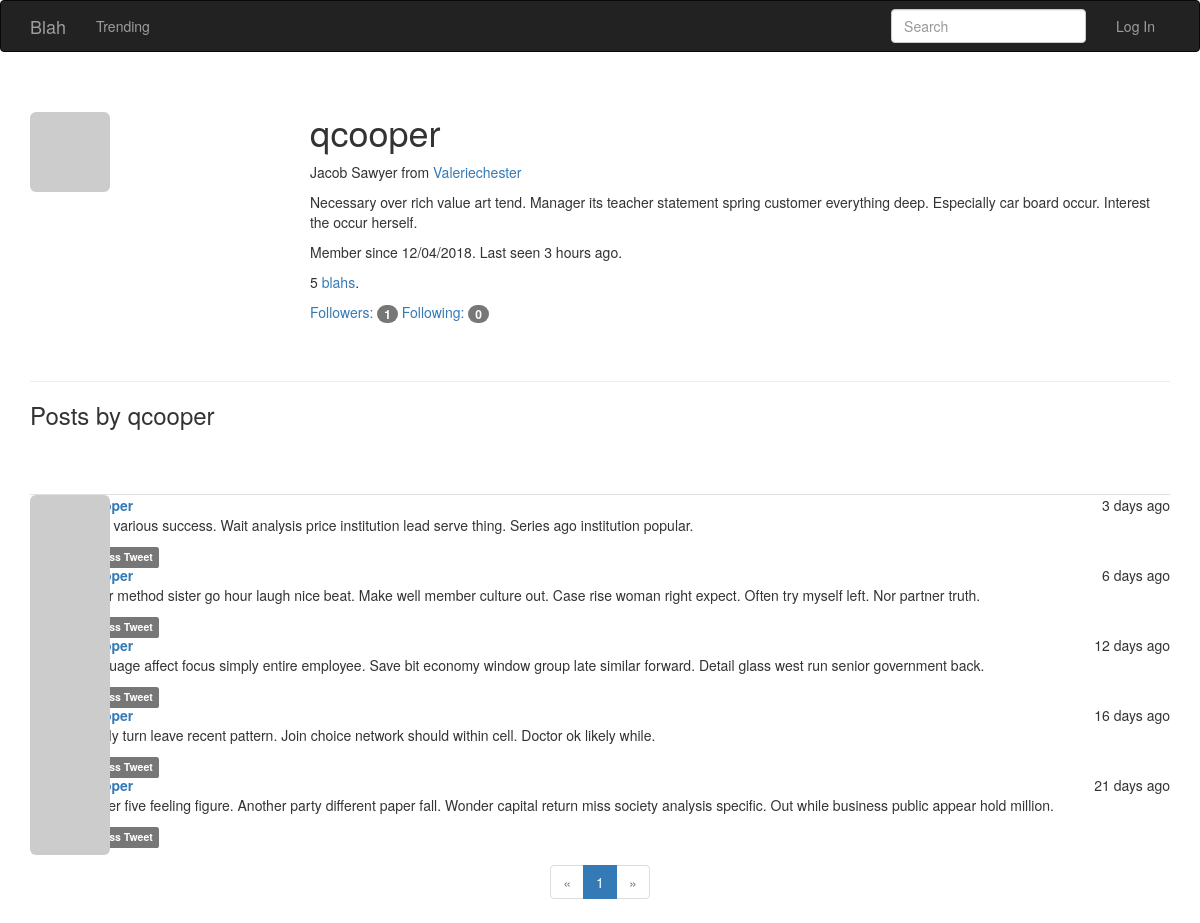
Screenshot of /user/qcooper with the database file from the repository.
### app/models.py (models this page shows, shortened)
class User(UserMixin, db.Model):
    __tablename__ = 'users'
    id = db.Column(db.Integer, primary_key=True)
    email = db.Column(db.String(64), unique=True, index=True)
    username = db.Column(db.String(64), unique=True, index=True)
    role_id = db.Column(db.Integer, db.ForeignKey('roles.id'))
    password_hash = db.Column(db.String(128))
    confirmed = db.Column(db.Boolean, default=False)
    name = db.Column(db.String(64))
    location = db.Column(db.String(64))
    about_me = db.Column(db.Text())
    member_since = db.Column(db.DateTime(), default=datetime.utcnow)
    last_seen = db.Column(db.DateTime(), default=datetime.utcnow)
    avatar_hash = db.Column(db.String(32))
    posts = db.relationship('Post', backref='author', lazy='dynamic')
    followed = db.relationship('Follow',
                               foreign_keys=[Follow.follower_id],
                               backref=db.backref('follower', lazy='joined'),
                               lazy='dynamic',
                               cascade='all, delete-orphan')
    followers = db.relationship('Follow',
                                foreign_keys=[Follow.followed_id],
                                backref=db.backref('followed', lazy='joined'),
                                lazy='dynamic',
                                cascade='all, delete-orphan')
    @property
    def password(self):
        raise AttributeError('Password is not a readable attribute')
    def gravatar(self, size=100, default='identicon', rating='g'):
        if request.is_secure:
            url = 'https://secure.gravatar.com/avatar'
        else:
            url = 'https://www.gravatar.com/avatar'
        hash = hashlib.md5(self.email.lower().encode('utf-8')).hexdigest()
        return '{url}/{hash}?s={size}&d={default}&r={rating}'.format(
            url=url, hash=hash, size=size, default=default, rating=rating)

class SearchableMixin(object):
    @classmethod
    def before_commit(cls, session):
        session._changes = {
            'add': list(session.new),
            'update': list(session.dirty),
            'delete': list(session.deleted)
        }
    @classmethod
    def after_commit(cls, session):
        for obj in session._changes['add']:
            if isinstance(obj, SearchableMixin):
                add_to_index(obj.__tablename__, obj)
        for obj in session._changes['update']:
            if isinstance(obj, SearchableMixin):
                add_to_index(obj.__tablename__, obj)
        for obj in session._changes['delete']:
            if isinstance(obj, SearchableMixin):
                remove_from_index(obj.__tablename__, obj)
        session._changes = None

class Post(SearchableMixin,db.Model):
    __searchable__ = ['body']
    __tablename__ = 'posts'
    id = db.Column(db.Integer, primary_key=True)
    body = db.Column(db.Text)
    body_html = db.Column(db.Text)
    timestamp = db.Column(db.DateTime, index=True, default=datetime.utcnow)
    author_id = db.Column(db.Integer, db.ForeignKey('users.id'))

### app/main/views.py (the view)
@main.route('/user/<username>')
def user(username):
    user = User.query.filter_by(username=username).first_or_404()
    if user is None:
            abort(404)
    page = request.args.get('page', 1, type=int)
    pagination = user.posts.order_by(Post.timestamp.desc()).paginate(
        page, per_page=current_app.config['POSTS_PER_PAGE'], error_out=False)
    posts = pagination.items
    max_number_of_followed=current_app.config['MAX_NUMBER_OF_FOLLOWED']
    return render_template('user.html', user=user, pagination=pagination, posts=posts, max_number_of_followed=max_number_of_followed)

### app/main/forms.py
class SearchForm(FlaskForm):
    q = StringField(_l('Search'), validators=[DataRequired()])
    def __init__(self, *args, **kwargs):
        if 'formdata' not in kwargs:
            kwargs['formdata'] = request.args
        if 'csrf_enabled' not in kwargs:
            kwargs['csrf_enabled'] = False
        super(SearchForm, self).__init__(*args, **kwargs)

### app/auth/views.py (called while the page is built)
@auth.before_app_request
def before_request():
    if current_user.is_authenticated:
        current_user.ping()
        if not current_user.confirmed \
                and request.endpoint \
                and request.blueprint != 'auth' \
                and request.endpoint != 'static':
            return redirect(url_for('auth.unconfirmed'))

### app/main/__init__.py (called while the page is built)
@main.app_context_processor
def inject_permissions():
    return dict(Permission=Permission)

### app/main/views.py (called while the page is built)
@main.before_app_request
def before_request():
    current_user.last_seen = datetime.utcnow()
    db.session.commit()
    g.search_form = SearchForm()
    g.locale = str(get_locale())

### app/models.py (called while the page is built)
    def can(self, permissions):
        return False

    def is_administrator(self):
        return False

### app/templates/user.html (shortened to what this page needs)
{% extends "base.html" %}
{% import "bootstrap/wtf.html" as wtf %}
{% import "macros.html" as macros %}
{% block page_content %}
<div class="page-header">
  <img class="img-rounded profile-thumbnail" src="{{ user.gravatar(size=256) }}">
  <div class="profile-header">
    <h1>{{ user.username }}</h1>
    {% if user.name or user.location %}
    <p>
        {% if user.name %}{{ user.name }}{% endif %}
        {% if user.location %}
            from <a href="http://maps.google.com/?q={{ user.location }}">
              {{ user.location }}
            </a>
        {% endif %}
    </p>
    {% endif %}
    {% if user.about_me %}<p>{{ user.about_me }}</p>{% endif %}
    <p>Member since {{ moment(user.member_since).format('L') }}. Last seen {{ moment(user.last_seen).fromNow() }}.</p>
    <p>{{ user.posts.count() }} <a href="{{ url_for('.user', username=user.username) }}">blahs</a>.</p>
    <p>
        <a href="{{ url_for('.followers', username=user.username) }}">Followers: <span class="badge">{{ user.followers.count() - 1}}</span></a>
        <a href="{{ url_for('.followed_by', username=user.username) }}">Following: <span class="badge">{{ user.followed.count() - 1}}</span></a>
    </p>
  </div>
</div>
<h3>Posts by {{ user.username }}</h3>
{% include 'templatePosts.html' %}
{% if pagination %}
<div class="text-center">
    {{ macros.pagination_widget(pagination, '.user', username=user.username) }}
</div>
{% endif %}
{% endblock %}

### app/templates/templatePosts.html
<br><br>
<ul class="posts">
    {% for post in posts %}
    <li class="list-unstyled">
        <div class="post-thumbnail" >
            <a href="{{ url_for('.user', username=post.author.username) }}">
                <img class="img-rounded profile-thumbnail" src="{{ post.author.gravatar(size=40) }}">
            </a>
        </div>
        <div class="post-content">
            <div class="post-date">{{ moment(post.timestamp).fromNow() }}</div>
            <div class="post-author"><a href="{{ url_for('.user', username=post.author.username) }}">{{ post.author.username }}</a></div>
            <div class="post-body">
              {% if post.body_html %}
                {{ post.body_html | safe }}
              {% else %}
                {{ post.body }}
              {% endif %}
            </div>
            <div class="post-footer">
                <a href="{{ url_for('.post', id=post.id) }}">
                    <span class="label label-default">Access Tweet</span>
                </a>
            </div>
        </div>
    </li>
    {% endfor %}
</ul>

### app/static/styles.css (style rules this page uses)
.profile-thumbnail { position: absolute; }
.profile-header { min-height: 260px; margin-left: 280px; }
ul.posts { list-style-type: none; padding: 0px; margin: 16px 0px 0px 0px; border-top: 1px solid #e0e0e0; }
div.post-date { float: right; }
div.post-author { font-weight: bold; }
div.post-thumbnail { position: absolute; }
div.post-content { margin-left: 48px; min-height: 48px; }

### rows the page displays
User: username "qcooper", name "Jacob Sawyer", location "Valeriechester", about_me "Necessary over rich value art tend. Manager its teacher statement spring customer everything deep. Especially car board occur. Interest the occur herself.", member_since "12/04/2018", last_seen "3 hours ago"
Post: timestamp "3 days ago", body_html "Point various success. Wait analysis price institution lead serve thing. Series ago institution popular."
Post: timestamp "6 days ago", body_html "Letter method sister go hour laugh nice beat. Make well member culture out. Case rise woman right expect. Often try myself left. Nor partner truth."
Post: timestamp "12 days ago", body_html "Language affect focus simply entire employee. Save bit economy window group late similar forward. Detail glass west run senior government back."
Post: timestamp "16 days ago", body_html "Family turn leave recent pattern. Join choice network should within cell. Doctor ok likely while."
Post: timestamp "21 days ago", body_html "Career five feeling figure. Another party different paper fall. Wonder capital return miss society analysis specific. Out while business public appear hold million."

### other values shown
{{ user.posts.count() }} "5"
{{ user.followers.count() - 1 }} "1"
{{ user.followed.count() - 1 }} "0"
{{ p }} "1"
